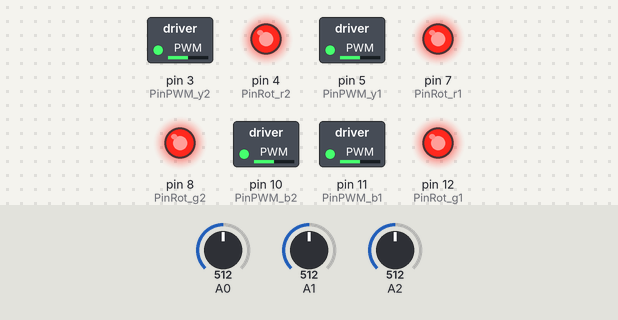
This sketch was run on a simulated Arduino Mega 2560, built with avr-gcc and run on an emulated ATmega2560. Parts: switched loads named in the sketch (green lamp = pin HIGH), output pins drawn as LEDs (lit = HIGH). Inputs (shaded band) come from the test bench; at power-on: A0 = 512, A1 = 512, A2 = 512. What the sketch prints to the serial monitor is not drawn.

Above: at 0.1 s.
Timing chart, 0 to 1.6 s (numbered marks = the images above):
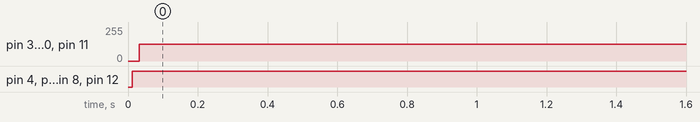

Measured:
- by itself, pin 3 (PinPWM_y2), pin 5 (PinPWM_y1), pin 10 (PinPWM_b2), pin 11 (PinPWM_b1): 0/255 → 127/255 at 0.03 s
- by itself, pin 4 (PinRot_r2), pin 7 (PinRot_r1), pin 8 (PinRot_g2), pin 12 (PinRot_g1): LOW → HIGH at 0.01 s

The sketch:

Rover5_v0_1.ino
```cpp
#include <math.h>

// 2 is right motors 1 is left motors
int PinPWM_b1 = 11;   // ch1 3
int PinPWM_b2 = 10;   //ch2 5
int PinPWM_y1 = 5;   //ch3 10
int PinPWM_y2 = 3;  //ch4 11
int PinRot_g1 = 12;   //ch1 4
int PinRot_g2 = 8;   //ch2 7
int PinRot_r1 = 7;    //ch3 8
int PinRot_r2 = 4;   //ch4 12

//Sensors
int xAccelerometerValue;
int yAccelerometerValue;
int zAccelerometerValue;
int xGyroscopeValue;
int yGyroscopeValue;

//Robot Characteristics
//MaxSpeed 10 in/s (25 cm/s)
//Specifications:
//Motor rated voltage: 7.2V
//Motor stall current: 2.5A
//Output shaft stall torque: 10Kg/cm
//Gearbox ratio: 86.8:1
//Encoder type: Quadrature
//Encoder resolution: 1000 state changes per 3 wheel rotations
//Speed: 1Km/hr
float maxSpeed = 25;
float minSpeed = 1;
float maxRotationSpeed = 5;
float minRotationSpeed = 3;

float currentYaw = 0;
float currentPitch = 0;
float currentRoll = 0;
float currentSpeed = 0;

void setup()
{
  Serial.begin(9600);
  pinMode(PinPWM_b1,OUTPUT);    // back left motor pwm
  pinMode(PinPWM_b2,OUTPUT);   // back right motor pwm
  pinMode(PinPWM_y1,OUTPUT);   // front left motor pwm
  pinMode(PinPWM_y2,OUTPUT);    // front right motor pwm

  pinMode(PinRot_g1,OUTPUT);     // back left motor dir
  pinMode(PinRot_g2,OUTPUT);     // back right motor dir
  pinMode(PinRot_r1,OUTPUT);     // front left motor dir
  pinMode(PinRot_r2,OUTPUT);     // front right motor dir
}

bool driveForwardEnabled = true;
int counterLoopDriveForword = 0;
int driveForwardMax = 10;

bool driveReverseEnabled = false;
int counterLoopDriveReverse = 0;
int driveReverseMax = 10;

bool driveInCircleEnabled = false;
int counterLoopDriveCircle = 0;
int driveCircleMax = 10;

void loop()
{
  ReadAccelerometerValues();
  ReadGyroscopeValues();

   MotorSpeedController(0, 0.5, 0);

  delay(1000);
}

void MotorSpeedController(int direction, float robotSpeed, float angleRotation)
{
    if (direction == 0)
    {
      digitalWrite(PinRot_g1,HIGH);   // turn all motors backwards
      digitalWrite(PinRot_g2,HIGH);
      digitalWrite(PinRot_r1,HIGH);
      digitalWrite(PinRot_r2,HIGH);
    }
    else
    {
      //Drive Reverse Tire
      digitalWrite(PinRot_g1,LOW);   // turn all motors backwards
      digitalWrite(PinRot_g2,LOW);
      digitalWrite(PinRot_r1,LOW);
      digitalWrite(PinRot_r2,LOW);
    }

    int analogControl = (255) * (robotSpeed);
    Serial.print("AnalogControl : " + String(analogControl));
    analogWrite(PinPWM_b1,analogControl);     // provide power to all motors
    analogWrite(PinPWM_b2,analogControl);
    analogWrite(PinPWM_y1,analogControl);
    analogWrite(PinPWM_y2,analogControl);
}

void RotateTowardsDirection(float rotationDirection)
{
    float rotationDifference = abs(currentYaw - rotationDirection);
    if (rotationDifference > 180)
    {
     //TurnLeft
      digitalWrite(PinRot_g1,LOW);   // turn all motors backwards
      digitalWrite(PinRot_g2,HIGH);
      digitalWrite(PinRot_r1,HIGH);
      digitalWrite(PinRot_r2,LOW);
    }
    else
    {
    //TurnRight
      digitalWrite(PinRot_g1,HIGH);   // turn all motors backwards
      digitalWrite(PinRot_g2,LOW);
      digitalWrite(PinRot_r1,LOW);
      digitalWrite(PinRot_r2,HIGH);
    }

    Serial.print("Changing Direction: " + String(rotationDifference));
    Serial.println("");
}

void ReadAccelerometerValues()
{
  xAccelerometerValue = analogRead(0);       // read analog input pin 0
  yAccelerometerValue = analogRead(1);       // read analog input pin 1
  zAccelerometerValue = analogRead(2);       // read analog input pin 1
  Serial.print("accelerations are x, y, z: ");
  Serial.print(xAccelerometerValue, DEC);    // print the acceleration in the X axis
  Serial.print(" ");       // prints a space between the numbers
  Serial.print(yAccelerometerValue, DEC);    // print the acceleration in the Y axis
  Serial.print(" ");       // prints a space between the numbers
  Serial.println(zAccelerometerValue, DEC);  // print the acceleration in the Z axis
}

void ReadGyroscopeValues()
{
  xGyroscopeValue = analogRead(0);       // read analog input pin 0
  yGyroscopeValue = analogRead(1);       // read analog input pin 1
  Serial.print("rotational rates are x, y: ");
  Serial.print(xGyroscopeValue, DEC);    // print the rotational rate in the X axis
  Serial.print(" ");       // prints a space between the numbers
  Serial.println(yGyroscopeValue, DEC);  // print the rotational rate in the Y axis
}
```
